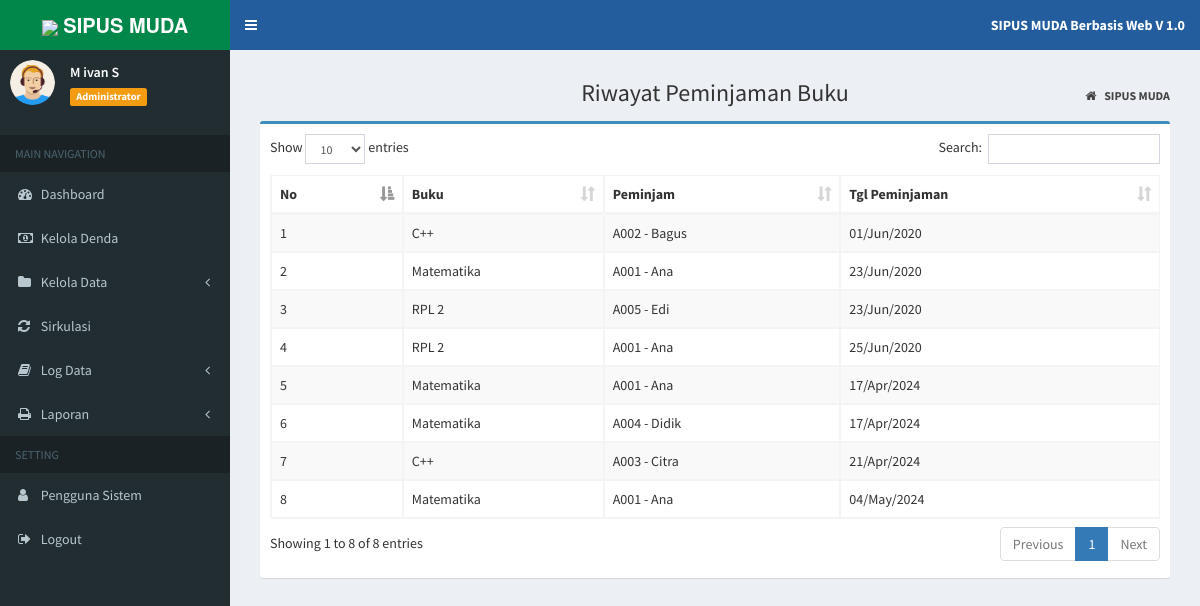
The app's page /index.php?page=log_pinjam (signed in) with its own data.
### tables this page shows
CREATE TABLE `log_pinjam` (
  `id_log` int(11) NOT NULL,
  `id_buku` varchar(10) NOT NULL,
  `id_anggota` varchar(10) NOT NULL,
  `tgl_pinjam` date NOT NULL
);

CREATE TABLE `tb_buku` (
  `id_buku` varchar(10) NOT NULL,
  `judul_buku` varchar(30) NOT NULL,
  `pengarang` varchar(30) NOT NULL,
  `penerbit` varchar(30) NOT NULL,
  `th_terbit` year(4) NOT NULL
);

CREATE TABLE `tb_anggota` (
  `id_anggota` varchar(10) NOT NULL,
  `username` varchar(25) NOT NULL,
  `password` varchar(255) NOT NULL,
  `nama` varchar(20) NOT NULL,
  `jekel` enum('Laki-laki','Perempuan') NOT NULL,
  `kelas` varchar(50) NOT NULL,
  `no_hp` varchar(15) NOT NULL,
  `tempat_lahir` varchar(50) DEFAULT NULL,
  `lahir` date DEFAULT NULL,
  `alamat` varchar(255) DEFAULT NULL
);

### admin/log/log_pinjam.php (the view)
<section class="content-header">
	<h1 style="text-align:center;">
		Riwayat Peminjaman Buku
	</h1>
	<ol class="breadcrumb">
		<li>
			<a href="index.php">
				<i class="fa fa-home"></i>
				<b>SIPUS MUDA</b>
			</a>
		</li>
	</ol>
</section>
<section class="content">
	<div class="box box-primary">
		<div class="box-body">
			<div class="table-responsive">
				<table id="example1" class="table table-bordered table-striped">
					<thead>
						<tr>
							<th>No</th>
							<th>Buku</th>
							<th>Peminjam</th>
							<th>Tgl Peminjaman</th>
						</tr>
					</thead>
					<tbody>
						<?php
                  $no = 1;
                  $sql = $koneksi->query("SELECT b.judul_buku, a.id_anggota, a.nama, l.tgl_pinjam
                  from log_pinjam l inner join tb_buku b on l.id_buku=b.id_buku
				  inner join tb_anggota a on l.id_anggota=a.id_anggota order by tgl_pinjam asc");
                  while ($data= $sql->fetch_assoc()) {
                ?>
						<tr>
							<td>
								<?php echo $no++; ?>
							</td>
							<td>
								<?php echo $data['judul_buku']; ?>
							</td>
							<td>
								<?php echo $data['id_anggota']; ?>
								-
								<?php echo $data['nama']; ?>
							</td>
							<td>
								<?php  $tgl = $data['tgl_pinjam']; echo date("d/M/Y", strtotime($tgl))?>
							</td>
						</tr>
						<?php
                  }
                ?>
					</tbody>
				</table>
			</div>
		</div>
	</div>
</section>

### index.php (style rules this page uses)
body { background: rgba(0, 0, 0, 0.2); }

### records on screen
log_pinjam: id_buku.judul_buku "C++", id_anggota.id_anggota "A002", id_anggota.nama "Bagus", tgl_pinjam "01/Jun/2020"
log_pinjam: id_buku.judul_buku "Matematika", id_anggota.id_anggota "A001", id_anggota.nama "Ana", tgl_pinjam "23/Jun/2020"
log_pinjam: id_buku.judul_buku "RPL 2", id_anggota.id_anggota "A005", id_anggota.nama "Edi", tgl_pinjam "23/Jun/2020"
log_pinjam: id_buku.judul_buku "RPL 2", id_anggota.id_anggota "A001", id_anggota.nama "Ana", tgl_pinjam "25/Jun/2020"
log_pinjam: id_buku.judul_buku "Matematika", id_anggota.id_anggota "A001", id_anggota.nama "Ana", tgl_pinjam "17/Apr/2024"
log_pinjam: id_buku.judul_buku "Matematika", id_anggota.id_anggota "A004", id_anggota.nama "Didik", tgl_pinjam "17/Apr/2024"
log_pinjam: id_buku.judul_buku "C++", id_anggota.id_anggota "A003", id_anggota.nama "Citra", tgl_pinjam "21/Apr/2024"
log_pinjam: id_buku.judul_buku "Matematika", id_anggota.id_anggota "A001", id_anggota.nama "Ana", tgl_pinjam "04/May/2024"

### other values on screen
$data_nama "M ivan S"
$data_level "Administrator"
